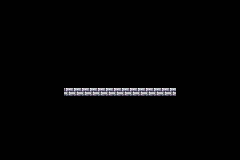

A level layout from a 2D game, rendered from its tile map. Below: a short description, then the map file with its tile-grid data intact:
An orthogonal 30x20 tile map with 8x8 px tiles, 1 tile layer (surface) and 1 object.

<map version="1.10" tiledversion="git" orientation="orthogonal" renderorder="right-down" width="30" height="20" tilewidth="8" tileheight="8" infinite="0" nextlayerid="3" nextobjectid="2">
 <tileset firstgid="1" source="tiles.tsx" />
 <layer id="1" name="surface" width="30" height="20">
  <data encoding="csv">
0,0,0,0,0,0,0,0,0,0,0,0,0,0,0,0,0,0,0,0,0,0,0,0,0,0,0,0,0,0,
0,0,0,0,0,0,0,0,0,0,0,0,0,0,0,0,0,0,0,0,0,0,0,0,0,0,0,0,0,0,
0,0,0,0,0,0,0,0,0,0,0,0,0,0,0,0,0,0,0,0,0,0,0,0,0,0,0,0,0,0,
0,0,0,0,0,0,0,0,0,0,0,0,0,0,0,0,0,0,0,0,0,0,0,0,0,0,0,0,0,0,
0,0,0,0,0,0,0,0,0,0,0,0,0,0,0,0,0,0,0,0,0,0,0,0,0,0,0,0,0,0,
0,0,0,0,0,0,0,0,0,0,0,0,0,0,0,0,0,0,0,0,0,0,0,0,0,0,0,0,0,0,
0,0,0,0,0,0,0,0,0,0,0,0,0,0,0,0,0,0,0,0,0,0,0,0,0,0,0,0,0,0,
0,0,0,0,0,0,0,0,0,0,0,0,0,0,0,0,0,0,0,0,0,0,0,0,0,0,0,0,0,0,
0,0,0,0,0,0,0,0,0,0,0,0,0,0,0,0,0,0,0,0,0,0,0,0,0,0,0,0,0,0,
0,0,0,0,0,0,0,0,0,0,0,0,0,0,0,0,0,0,0,0,0,0,0,0,0,0,0,0,0,0,
0,0,0,0,0,0,0,0,0,0,0,0,0,0,0,0,0,0,0,0,0,0,0,0,0,0,0,0,0,0,
0,0,0,0,0,0,0,0,39,39,39,39,39,39,39,39,39,39,39,39,39,39,0,0,0,0,0,0,0,0,
0,0,0,0,0,0,0,0,0,0,0,0,0,0,0,0,0,0,0,0,0,0,0,0,0,0,0,0,0,0,
0,0,0,0,0,0,0,0,0,0,0,0,0,0,0,0,0,0,0,0,0,0,0,0,0,0,0,0,0,0,
0,0,0,0,0,0,0,0,0,0,0,0,0,0,0,0,0,0,0,0,0,0,0,0,0,0,0,0,0,0,
0,0,0,0,0,0,0,0,0,0,0,0,0,0,0,0,0,0,0,0,0,0,0,0,0,0,0,0,0,0,
0,0,0,0,0,0,0,0,0,0,0,0,0,0,0,0,0,0,0,0,0,0,0,0,0,0,0,0,0,0,
0,0,0,0,0,0,0,0,0,0,0,0,0,0,0,0,0,0,0,0,0,0,0,0,0,0,0,0,0,0,
0,0,0,0,0,0,0,0,0,0,0,0,0,0,0,0,0,0,0,0,0,0,0,0,0,0,0,0,0,0,
0,0,0,0,0,0,0,0,0,0,0,0,0,0,0,0,0,0,0,0,0,0,0,0,0,0,0,0,0,0
</data>
 </layer>
 <objectgroup id="2" name="coin">
  <object id="1" gid="19" x="155.923" y="83.7296" width="8" height="8" />
 </objectgroup>
</map>
